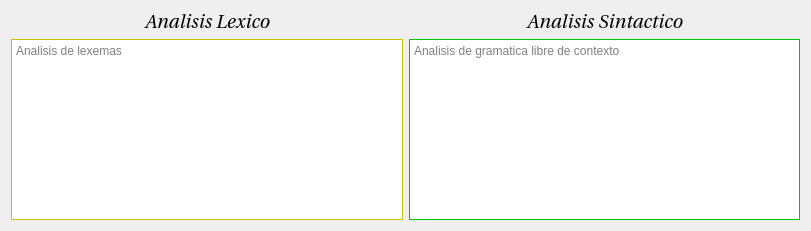
   <widget class="QWidget" name="horizontalLayoutWidget_2">
    <property name="geometry">
     <rect>
      <x>20</x>
      <y>310</y>
      <width>811</width>
      <height>231</height>
     </rect>
    </property>
    <layout class="QHBoxLayout" name="analisi">
     <item>
      <layout class="QVBoxLayout" name="lexema">
       <item>
        <widget class="QLabel" name="label_2">
         <property name="font">
          <font>
           <family>Utopia</family>
           <pointsize>14</pointsize>
           <italic>true</italic>
          </font>
         </property>
         <property name="text">
          <string>Analisis Lexico</string>
         </property>
         <property name="alignment">
          <set>Qt::AlignCenter</set>
         </property>
        </widget>
       </item>
       <item>
        <widget class="QTextEdit" name="tx_lexico">
         <property name="palette">
          <palette>
           <active>
            <colorrole role="WindowText">
             <brush brushstyle="SolidPattern">
              <color alpha="255">
               <red>0</red>
               <green>0</green>
               <blue>0</blue>
              </color>
             </brush>
            </colorrole>
            <colorrole role="Button">
             <brush brushstyle="SolidPattern">
              <color alpha="255">
               <red>255</red>
               <green>255</green>
               <blue>0</blue>
              </color>
             </brush>
            </colorrole>
            <colorrole role="Light">
             <brush brushstyle="SolidPattern">
              <color alpha="255">
               <red>255</red>
               <green>255</green>
               <blue>127</blue>
              </color>
             </brush>
            </colorrole>
            <colorrole role="Midlight">
             <brush brushstyle="SolidPattern">
              <color alpha="255">
               <red>255</red>
               <green>255</green>
               <blue>63</blue>
              </color>
             </brush>
            </colorrole>
            <colorrole role="Dark">
             <brush brushstyle="SolidPattern">
              <color alpha="255">
               <red>127</red>
               <green>127</green>
               <blue>0</blue>
              </color>
             </brush>
            </colorrole>
            <colorrole role="Mid">
             <brush brushstyle="SolidPattern">
              <color alpha="255">
               <red>170</red>
               <green>170</green>
               <blue>0</blue>
              </color>
             </brush>
            </colorrole>
            <colorrole role="Text">
             <brush brushstyle="SolidPattern">
              <color alpha="255">
               <red>0</red>
               <green>0</green>
               <blue>0</blue>
              </color>
             </brush>
            </colorrole>
            <colorrole role="BrightText">
             <brush brushstyle="SolidPattern">
              <color alpha="255">
               <red>255</red>
               <green>255</green>
               <blue>255</blue>
              </color>
             </brush>
            </colorrole>
            <colorrole role="ButtonText">
             <brush brushstyle="SolidPattern">
              <color alpha="255">
               <red>0</red>
               <green>0</green>
               <blue>0</blue>
              </color>
             </brush>
            </colorrole>
            <colorrole role="Base">
             <brush brushstyle="SolidPattern">
              <color alpha="255">
               <red>255</red>
               <green>255</green>
               <blue>255</blue>
              </color>
             </brush>
            </colorrole>
            <colorrole role="Window">
             <brush brushstyle="SolidPattern">
              <color alpha="255">
               <red>255</red>
               <green>255</green>
               <blue>0</blue>
              </color>
             </brush>
            </colorrole>
            <colorrole role="Shadow">
             <brush brushstyle="SolidPattern">
              <color alpha="255">
               <red>0</red>
               <green>0</green>
               <blue>0</blue>
              </color>
             </brush>
            </colorrole>
            <colorrole role="AlternateBase">
             <brush brushstyle="SolidPattern">
              <color alpha="255">
               <red>255</red>
               <green>255</green>
               <blue>127</blue>
              </color>
             </brush>
            </colorrole>
            <colorrole role="ToolTipBase">
             <brush brushstyle="SolidPattern">
              <color alpha="255">
               <red>255</red>
               <green>255</green>
               <blue>220</blue>
              </color>
             </brush>
            </colorrole>
            <colorrole role="ToolTipText">
             <brush brushstyle="SolidPattern">
              <color alpha="255">
               <red>0</red>
               <green>0</green>
               <blue>0</blue>
              </color>
             </brush>
            </colorrole>
           </active>
           <inactive>
            <colorrole role="WindowText">
             <brush brushstyle="SolidPattern">
              <color alpha="255">
               <red>0</red>
               <green>0</green>
               <blue>0</blue>
              </color>
             </brush>
            </colorrole>
            <colorrole role="Button">
             <brush brushstyle="SolidPattern">
              <color alpha="255">
               <red>255</red>
               <green>255</green>
               <blue>0</blue>
              </color>
             </brush>
            </colorrole>
            <colorrole role="Light">
             <brush brushstyle="SolidPattern">
              <color alpha="255">
               <red>255</red>
               <green>255</green>
               <blue>127</blue>
              </color>
             </brush>
            </colorrole>
            <colorrole role="Midlight">
             <brush brushstyle="SolidPattern">
              <color alpha="255">
               <red>255</red>
               <green>255</green>
               <blue>63</blue>
              </color>
             </brush>
            </colorrole>
            <colorrole role="Dark">
             <brush brushstyle="SolidPattern">
              <color alpha="255">
               <red>127</red>
               <green>127</green>
               <blue>0</blue>
              </color>
             </brush>
            </colorrole>
            <colorrole role="Mid">
             <brush brushstyle="SolidPattern">
              <color alpha="255">
               <red>170</red>
               <green>170</green>
               <blue>0</blue>
              </color>
             </brush>
            </colorrole>
            <colorrole role="Text">
             <brush brushstyle="SolidPattern">
              <color alpha="255">
               <red>0</red>
               <green>0</green>
               <blue>0</blue>
              </color>
             </brush>
            </colorrole>
            <colorrole role="BrightText">
             <brush brushstyle="SolidPattern">
              <color alpha="255">
               <red>255</red>
               <green>255</green>
               <blue>255</blue>
              </color>
             </brush>
            </colorrole>
            <colorrole role="ButtonText">
             <brush brushstyle="SolidPattern">
              <color alpha="255">
               <red>0</red>
               <green>0</green>
               <blue>0</blue>
              </color>
             </brush>
            </colorrole>
            <colorrole role="Base">
             <brush brushstyle="SolidPattern">
              <color alpha="255">
               <red>255</red>
               <green>255</green>
               <blue>255</blue>
              </color>
             </brush>
            </colorrole>
            <colorrole role="Window">
             <brush brushstyle="SolidPattern">
              <color alpha="255">
               <red>255</red>
               <green>255</green>
               <blue>0</blue>
              </color>
             </brush>
            </colorrole>
            <colorrole role="Shadow">
             <brush brushstyle="SolidPattern">
              <color alpha="255">
               <red>0</red>
               <green>0</green>
               <blue>0</blue>
              </color>
             </brush>
            </colorrole>
            <colorrole role="AlternateBase">
             <brush brushstyle="SolidPattern">
              <color alpha="255">
               <red>255</red>
               <green>255</green>
               <blue>127</blue>
              </color>
             </brush>
            </colorrole>
            <colorrole role="ToolTipBase">
             <brush brushstyle="SolidPattern">
              <color alpha="255">
               <red>255</red>
               <green>255</green>
               <blue>220</blue>
              </color>
             </brush>
            </colorrole>
            <colorrole role="ToolTipText">
             <brush brushstyle="SolidPattern">
              <color alpha="255">
               <red>0</red>
               <green>0</green>
               <blue>0</blue>
              </color>
             </brush>
            </colorrole>
           </inactive>
           <disabled>
            <colorrole role="WindowText">
             <brush brushstyle="SolidPattern">
              <color alpha="255">
               <red>127</red>
               <green>127</green>
               <blue>0</blue>
              </color>
             </brush>
            </colorrole>
            <colorrole role="Button">
             <brush brushstyle="SolidPattern">
              <color alpha="255">
               <red>255</red>
               <green>255</green>
               <blue>0</blue>
              </color>
             </brush>
            </colorrole>
            <colorrole role="Light">
             <brush brushstyle="SolidPattern">
              <color alpha="255">
               <red>255</red>
               <green>255</green>
               <blue>127</blue>
              </color>
             </brush>
            </colorrole>
            <colorrole role="Midlight">
             <brush brushstyle="SolidPattern">
              <color alpha="255">
               <red>255</red>
               <green>255</green>
               <blue>63</blue>
              </color>
             </brush>
            </colorrole>
            <colorrole role="Dark">
             <brush brushstyle="SolidPattern">
              <color alpha="255">
               <red>127</red>
               <green>127</green>
               <blue>0</blue>
              </color>
             </brush>
            </colorrole>
            <colorrole role="Mid">
             <brush brushstyle="SolidPattern">
              <color alpha="255">
               <red>170</red>
               <green>170</green>
               <blue>0</blue>
              </color>
             </brush>
            </colorrole>
            <colorrole role="Text">
             <brush brushstyle="SolidPattern">
              <color alpha="255">
               <red>127</red>
               <green>127</green>
               <blue>0</blue>
              </color>
             </brush>
            </colorrole>
            <colorrole role="BrightText">
             <brush brushstyle="SolidPattern">
              <color alpha="255">
               <red>255</red>
               <green>255</green>
               <blue>255</blue>
              </color>
             </brush>
            </colorrole>
            <colorrole role="ButtonText">
             <brush brushstyle="SolidPattern">
              <color alpha="255">
               <red>127</red>
               <green>127</green>
               <blue>0</blue>
              </color>
             </brush>
            </colorrole>
            <colorrole role="Base">
             <brush brushstyle="SolidPattern">
              <color alpha="255">
               <red>255</red>
               <green>255</green>
               <blue>0</blue>
              </color>
             </brush>
            </colorrole>
            <colorrole role="Window">
             <brush brushstyle="SolidPattern">
              <color alpha="255">
               <red>255</red>
               <green>255</green>
               <blue>0</blue>
              </color>
             </brush>
            </colorrole>
            <colorrole role="Shadow">
             <brush brushstyle="SolidPattern">
              <color alpha="255">
               <red>0</red>
               <green>0</green>
               <blue>0</blue>
              </color>
             </brush>
            </colorrole>
            <colorrole role="AlternateBase">
             <brush brushstyle="SolidPattern">
              <color alpha="255">
               <red>255</red>
               <green>255</green>
               <blue>0</blue>
              </color>
             </brush>
            </colorrole>
            <colorrole role="ToolTipBase">
             <brush brushstyle="SolidPattern">
              <color alpha="255">
               <red>255</red>
               <green>255</green>
               <blue>220</blue>
              </color>
             </brush>
            </colorrole>
            <colorrole role="ToolTipText">
             <brush brushstyle="SolidPattern">
              <color alpha="255">
               <red>0</red>
               <green>0</green>
               <blue>0</blue>
              </color>
             </brush>
            </colorrole>
           </disabled>
          </palette>
         </property>
         <property name="html">
          <string>&lt;!DOCTYPE HTML PUBLIC &quot;-//W3C//DTD HTML 4.0//EN&quot; &quot;http://www.w3.org/TR/REC-html40/strict.dtd&quot;&gt;
&lt;html&gt;&lt;head&gt;&lt;meta name=&quot;qrichtext&quot; content=&quot;1&quot; /&gt;&lt;style type=&quot;text/css&quot;&gt;
p, li { white-space: pre-wrap; }
&lt;/style&gt;&lt;/head&gt;&lt;body style=&quot; font-family:'Sans Serif'; font-size:9pt; font-weight:400; font-style:normal;&quot;&gt;
&lt;p style=&quot;-qt-paragraph-type:empty; margin-top:0px; margin-bottom:0px; margin-left:0px; margin-right:0px; -qt-block-indent:0; text-indent:0px;&quot;&gt;&lt;br /&gt;&lt;/p&gt;&lt;/body&gt;&lt;/html&gt;</string>
         </property>
         <property name="placeholderText">
          <string>Analisis de lexemas</string>
         </property>
        </widget>
       </item>
      </layout>
     </item>
     <item>
      <layout class="QVBoxLayout" name="gramatica">
       <item>
        <widget class="QLabel" name="label_3">
         <property name="font">
          <font>
           <family>Utopia</family>
           <pointsize>14</pointsize>
           <italic>true</italic>
          </font>
         </property>
         <property name="text">
          <string>Analisis Sintactico</string>
         </property>
         <property name="alignment">
          <set>Qt::AlignCenter</set>
         </property>
        </widget>
       </item>
       <item>
        <widget class="QTextEdit" name="tx_sintactico">
         <property name="palette">
          <palette>
           <active>
            <colorrole role="WindowText">
             <brush brushstyle="SolidPattern">
              <color alpha="255">
               <red>0</red>
               <green>0</green>
               <blue>0</blue>
              </color>
             </brush>
            </colorrole>
            <colorrole role="Button">
             <brush brushstyle="SolidPattern">
              <color alpha="255">
               <red>0</red>
               <green>255</green>
               <blue>0</blue>
              </color>
             </brush>
            </colorrole>
            <colorrole role="Light">
             <brush brushstyle="SolidPattern">
              <color alpha="255">
               <red>127</red>
               <green>255</green>
               <blue>127</blue>
              </color>
             </brush>
            </colorrole>
            <colorrole role="Midlight">
             <brush brushstyle="SolidPattern">
              <color alpha="255">
               <red>63</red>
               <green>255</green>
               <blue>63</blue>
              </color>
             </brush>
            </colorrole>
            <colorrole role="Dark">
             <brush brushstyle="SolidPattern">
              <color alpha="255">
               <red>0</red>
               <green>127</green>
               <blue>0</blue>
              </color>
             </brush>
            </colorrole>
            <colorrole role="Mid">
             <brush brushstyle="SolidPattern">
              <color alpha="255">
               <red>0</red>
               <green>170</green>
               <blue>0</blue>
              </color>
             </brush>
            </colorrole>
            <colorrole role="Text">
             <brush brushstyle="SolidPattern">
              <color alpha="255">
               <red>0</red>
               <green>0</green>
               <blue>0</blue>
              </color>
             </brush>
            </colorrole>
            <colorrole role="BrightText">
             <brush brushstyle="SolidPattern">
              <color alpha="255">
               <red>255</red>
               <green>255</green>
               <blue>255</blue>
              </color>
             </brush>
            </colorrole>
            <colorrole role="ButtonText">
             <brush brushstyle="SolidPattern">
              <color alpha="255">
               <red>0</red>
               <green>0</green>
               <blue>0</blue>
              </color>
             </brush>
            </colorrole>
            <colorrole role="Base">
             <brush brushstyle="SolidPattern">
              <color alpha="255">
               <red>255</red>
               <green>255</green>
               <blue>255</blue>
              </color>
             </brush>
            </colorrole>
            <colorrole role="Window">
             <brush brushstyle="SolidPattern">
              <color alpha="255">
               <red>0</red>
               <green>255</green>
               <blue>0</blue>
              </color>
             </brush>
            </colorrole>
            <colorrole role="Shadow">
             <brush brushstyle="SolidPattern">
              <color alpha="255">
               <red>0</red>
               <green>0</green>
               <blue>0</blue>
              </color>
             </brush>
            </colorrole>
            <colorrole role="AlternateBase">
             <brush brushstyle="SolidPattern">
              <color alpha="255">
               <red>127</red>
               <green>255</green>
               <blue>127</blue>
              </color>
             </brush>
            </colorrole>
            <colorrole role="ToolTipBase">
             <brush brushstyle="SolidPattern">
              <color alpha="255">
               <red>255</red>
               <green>255</green>
               <blue>220</blue>
              </color>
             </brush>
            </colorrole>
            <colorrole role="ToolTipText">
             <brush brushstyle="SolidPattern">
              <color alpha="255">
               <red>0</red>
               <green>0</green>
               <blue>0</blue>
              </color>
             </brush>
            </colorrole>
           </active>
           <inactive>
            <colorrole role="WindowText">
             <brush brushstyle="SolidPattern">
              <color alpha="255">
               <red>0</red>
               <green>0</green>
               <blue>0</blue>
              </color>
             </brush>
            </colorrole>
            <colorrole role="Button">
             <brush brushstyle="SolidPattern">
              <color alpha="255">
               <red>0</red>
               <green>255</green>
               <blue>0</blue>
              </color>
             </brush>
            </colorrole>
            <colorrole role="Light">
             <brush brushstyle="SolidPattern">
              <color alpha="255">
               <red>127</red>
               <green>255</green>
               <blue>127</blue>
              </color>
             </brush>
            </colorrole>
            <colorrole role="Midlight">
             <brush brushstyle="SolidPattern">
              <color alpha="255">
               <red>63</red>
               <green>255</green>
               <blue>63</blue>
              </color>
             </brush>
            </colorrole>
            <colorrole role="Dark">
             <brush brushstyle="SolidPattern">
              <color alpha="255">
               <red>0</red>
               <green>127</green>
               <blue>0</blue>
              </color>
             </brush>
            </colorrole>
            <colorrole role="Mid">
             <brush brushstyle="SolidPattern">
              <color alpha="255">
               <red>0</red>
               <green>170</green>
               <blue>0</blue>
              </color>
             </brush>
            </colorrole>
            <colorrole role="Text">
             <brush brushstyle="SolidPattern">
              <color alpha="255">
               <red>0</red>
               <green>0</green>
               <blue>0</blue>
              </color>
             </brush>
            </colorrole>
            <colorrole role="BrightText">
             <brush brushstyle="SolidPattern">
              <color alpha="255">
               <red>255</red>
               <green>255</green>
               <blue>255</blue>
              </color>
             </brush>
            </colorrole>
            <colorrole role="ButtonText">
             <brush brushstyle="SolidPattern">
              <color alpha="255">
               <red>0</red>
               <green>0</green>
               <blue>0</blue>
              </color>
             </brush>
            </colorrole>
            <colorrole role="Base">
             <brush brushstyle="SolidPattern">
              <color alpha="255">
               <red>255</red>
               <green>255</green>
               <blue>255</blue>
              </color>
             </brush>
            </colorrole>
            <colorrole role="Window">
             <brush brushstyle="SolidPattern">
              <color alpha="255">
               <red>0</red>
               <green>255</green>
               <blue>0</blue>
              </color>
             </brush>
            </colorrole>
            <colorrole role="Shadow">
             <brush brushstyle="SolidPattern">
              <color alpha="255">
               <red>0</red>
               <green>0</green>
               <blue>0</blue>
              </color>
             </brush>
            </colorrole>
            <colorrole role="AlternateBase">
             <brush brushstyle="SolidPattern">
              <color alpha="255">
               <red>127</red>
               <green>255</green>
               <blue>127</blue>
              </color>
             </brush>
            </colorrole>
            <colorrole role="ToolTipBase">
             <brush brushstyle="SolidPattern">
              <color alpha="255">
               <red>255</red>
               <green>255</green>
               <blue>220</blue>
              </color>
             </brush>
            </colorrole>
            <colorrole role="ToolTipText">
             <brush brushstyle="SolidPattern">
              <color alpha="255">
               <red>0</red>
               <green>0</green>
               <blue>0</blue>
              </color>
             </brush>
            </colorrole>
           </inactive>
           <disabled>
            <colorrole role="WindowText">
             <brush brushstyle="SolidPattern">
              <color alpha="255">
               <red>0</red>
               <green>127</green>
               <blue>0</blue>
              </color>
             </brush>
            </colorrole>
            <colorrole role="Button">
             <brush brushstyle="SolidPattern">
              <color alpha="255">
               <red>0</red>
               <green>255</green>
               <blue>0</blue>
              </color>
             </brush>
            </colorrole>
            <colorrole role="Light">
             <brush brushstyle="SolidPattern">
              <color alpha="255">
               <red>127</red>
               <green>255</green>
               <blue>127</blue>
              </color>
             </brush>
            </colorrole>
            <colorrole role="Midlight">
             <brush brushstyle="SolidPattern">
              <color alpha="255">
               <red>63</red>
               <green>255</green>
               <blue>63</blue>
              </color>
             </brush>
            </colorrole>
            <colorrole role="Dark">
             <brush brushstyle="SolidPattern">
              <color alpha="255">
               <red>0</red>
               <green>127</green>
               <blue>0</blue>
              </color>
             </brush>
            </colorrole>
            <colorrole role="Mid">
             <brush brushstyle="SolidPattern">
              <color alpha="255">
               <red>0</red>
               <green>170</green>
               <blue>0</blue>
              </color>
             </brush>
            </colorrole>
            <colorrole role="Text">
             <brush brushstyle="SolidPattern">
              <color alpha="255">
               <red>0</red>
               <green>127</green>
               <blue>0</blue>
              </color>
             </brush>
            </colorrole>
            <colorrole role="BrightText">
             <brush brushstyle="SolidPattern">
              <color alpha="255">
               <red>255</red>
               <green>255</green>
               <blue>255</blue>
              </color>
             </brush>
            </colorrole>
            <colorrole role="ButtonText">
             <brush brushstyle="SolidPattern">
              <color alpha="255">
               <red>0</red>
               <green>127</green>
               <blue>0</blue>
              </color>
             </brush>
            </colorrole>
            <colorrole role="Base">
             <brush brushstyle="SolidPattern">
              <color alpha="255">
               <red>0</red>
               <green>255</green>
               <blue>0</blue>
              </color>
             </brush>
            </colorrole>
            <colorrole role="Window">
             <brush brushstyle="SolidPattern">
              <color alpha="255">
               <red>0</red>
               <green>255</green>
               <blue>0</blue>
              </color>
             </brush>
            </colorrole>
            <colorrole role="Shadow">
             <brush brushstyle="SolidPattern">
              <color alpha="255">
               <red>0</red>
               <green>0</green>
               <blue>0</blue>
              </color>
             </brush>
            </colorrole>
            <colorrole role="AlternateBase">
             <brush brushstyle="SolidPattern">
              <color alpha="255">
               <red>0</red>
               <green>255</green>
               <blue>0</blue>
              </color>
             </brush>
            </colorrole>
            <colorrole role="ToolTipBase">
             <brush brushstyle="SolidPattern">
              <color alpha="255">
               <red>255</red>
               <green>255</green>
               <blue>220</blue>
              </color>
             </brush>
            </colorrole>
            <colorrole role="ToolTipText">
             <brush brushstyle="SolidPattern">
              <color alpha="255">
               <red>0</red>
               <green>0</green>
               <blue>0</blue>
              </color>
             </brush>
            </colorrole>
           </disabled>
          </palette>
         </property>
         <property name="placeholderText">
          <string>Analisis de gramatica libre de contexto</string>
         </property>
        </widget>
       </item>
      </layout>
     </item>
    </layout>
   </widget>
